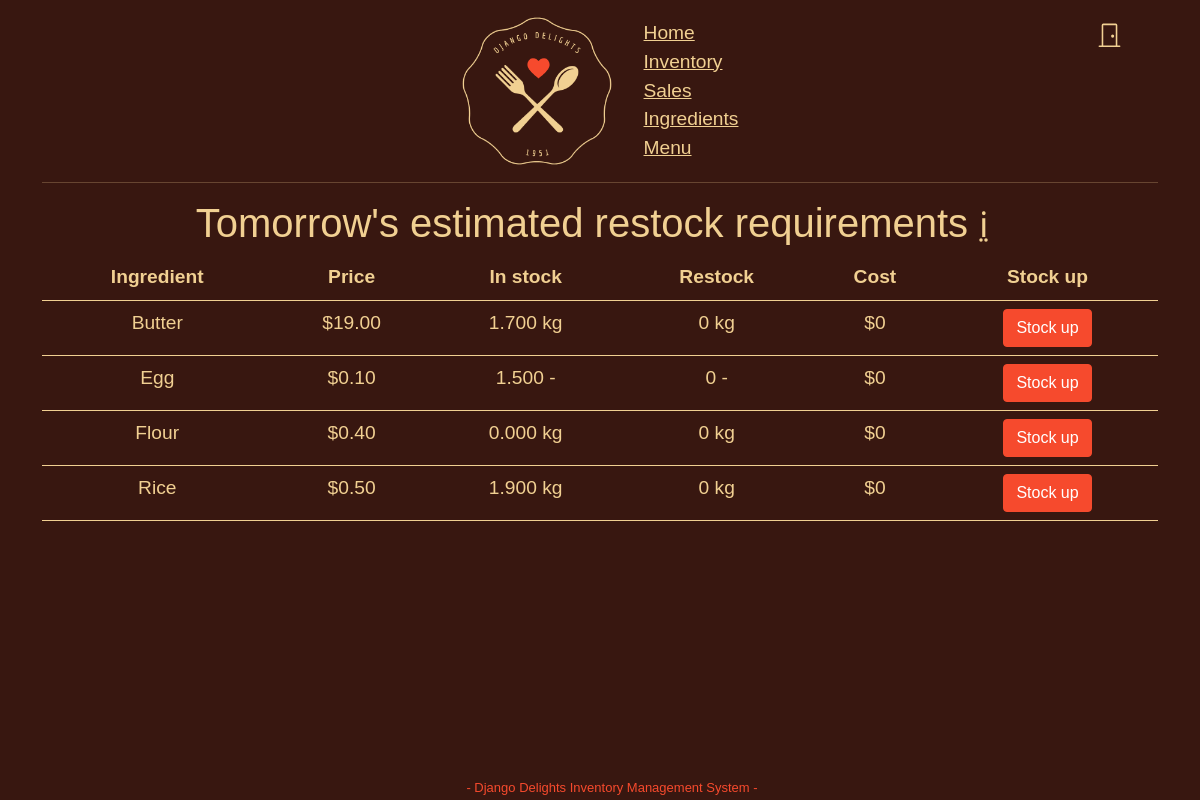
Page /inventory/restock/ (signed in) on the committed database.
### inventory/models.py (models this page shows, shortened)
class Ingredient(models.Model):
    name = models.CharField(blank=False, max_length=50, unique=True)
    class Unit(models.TextChoices):
        KILOGRAMS = 'kg', _('kilograms')
        GRAMS = 'g', _('grams')
        LITRES = 'l', _('litres')
        MILLILITRES = 'ml', _('millilitres')
        OUNCES = 'oz', _('ounces')
        POUNDS = 'lb', _('pounds')
        GALLONS = 'gal', _('gallons')
        PACKETS = 'pkt', _('packets')
        UNITS = '-', _('units')
    unit = models.CharField(blank=False, max_length=3, choices=Unit.choices, default=Unit.UNITS)
    in_stock = models.FloatField(default=0)
    price = models.DecimalField(blank=False, max_digits=6, decimal_places=2, validators=[MinValueValidator(limit_value=0.01)])
    class Meta:
        ordering = ['name']

### inventory/views.py (the view)
# urls.py: path('inventory/restock/', views.Restock, name='restock'),
@login_required
def Restock(request):
    purchases = Purchase.objects.all()
    ingredients = Ingredient.objects.all()
    now = datetime.datetime.now()
    purchases24 = purchases.filter(time__gte=now-datetime.timedelta(days=1))
    purchases24_yesterday = purchases24.filter(time__lte=now-datetime.timedelta(hours=now.hour, minutes=now.minute))
    stocks = [i.in_stock for i in ingredients]
    indices = [i.pk for i in ingredients]
    for ingredient in ingredients:
        indices.append(ingredient.pk)
    for purchase in purchases24_yesterday:
        for requirement in purchase.menu_item.recipeRequirement.all():
            stocks[indices.index(requirement.ingredient.id)] -= requirement.amoount * purchase.amount
    stocks = [abs(a) for a in stocks]
    for purchase in purchases24:
        for requirement in purchase.menu_item.recipeRequirement.all():
            stocks[indices.index(requirement.ingredient.id)] -= requirement.amount * purchase.amount
    restocks = []
    costs = []
    restock = 0
    for i in range(len(stocks)):
        if stocks[i] < 0:
            astock = abs(stocks[i])
            restocks.append(astock)
            cost = abs(astock) * float(ingredients[i].price)
            restock += cost
            costs.append(round(cost, 2))
        else:
            restocks.append(0)
            costs.append(0)
    for i in range(len(restocks)):
        ingredients[i].restock = restocks[i]
        ingredients[i].cost = costs[i]
    ingredients = sorted(ingredients, key=lambda i:i.cost, reverse=True)
    return render(request, 'inventory/inventory/restock.html', {
        'restock': round(restock, 2),
        'restock_amounts': restocks,
        'ingredients': ingredients
    })

### inventory/templates/inventory/inventory/restock.html (shortened to what this page needs)
{% extends 'base.html' %}
{% block content %}
<h1>Tomorrow's estimated restock requirements <small class="information"><acronym title="Based on purchases in last 24 hours">&#8505;</acronym></small></h1>
<table class="table">
    <thead>
        <th>Ingredient</th>
        <th>Price</th>
        <th>In stock</th>
        <th>Restock</th>
        <th>Cost</th>
        <th>Stock up</th>
    </thead>
    <tbody>
        {% for ingredient in ingredients %}
            <tr>
                <td>{{ ingredient.name | capfirst }}</td>
                <td>${{ ingredient.price }}</td>
                <td>{{ ingredient.in_stock | floatformat:3 }} {{ ingredient.unit }}</td>
                <td>{{ ingredient.restock }} {{ ingredient.unit }}</td>
                <td>${{ ingredient.cost }}</td>
                <td><a href="{% url 'addinventory' ingredient.id %}"><button class="btn">Stock up</button></a></td>
            </tr>
        {% empty %}
        Guess you don't need to restock anything, you're ready for tomorrow!
        {% endfor %}
    </tbody>
</table>
{% endblock %}

### inventory/static/style.css (style rules this page uses)
:root { --back: #381710; --golden: #f1d092; --heart: #f64a2d; }
body { background-color: var(--back); margin-top: 1rem; font-family: 'Zen Kureniado', sans-serif; position: relative; min-height: calc(100vh - 19px); font-size: 1.2rem; }
body * { color: var(--golden); }
a { color: inherit; }
h1 { margin-right: 1rem; text-align: center; }
.btn, .btn-primary, .btn-secondary { background-color: var(--heart); color: white; border-color: var(--heart); }
.table { border-color: var(--golden); text-align: center; }
.information { cursor: pointer; }

### rows in the picture
Ingredient: name "Butter", price "19.00", in_stock "1.700", unit "kg", restock "0", cost "0"
Ingredient: name "Egg", price "0.10", in_stock "1.500", unit "-", restock "0", cost "0"
Ingredient: name "Flour", price "0.40", in_stock "0.000", unit "kg", restock "0", cost "0"
Ingredient: name "Rice", price "0.50", in_stock "1.900", unit "kg", restock "0", cost "0"
